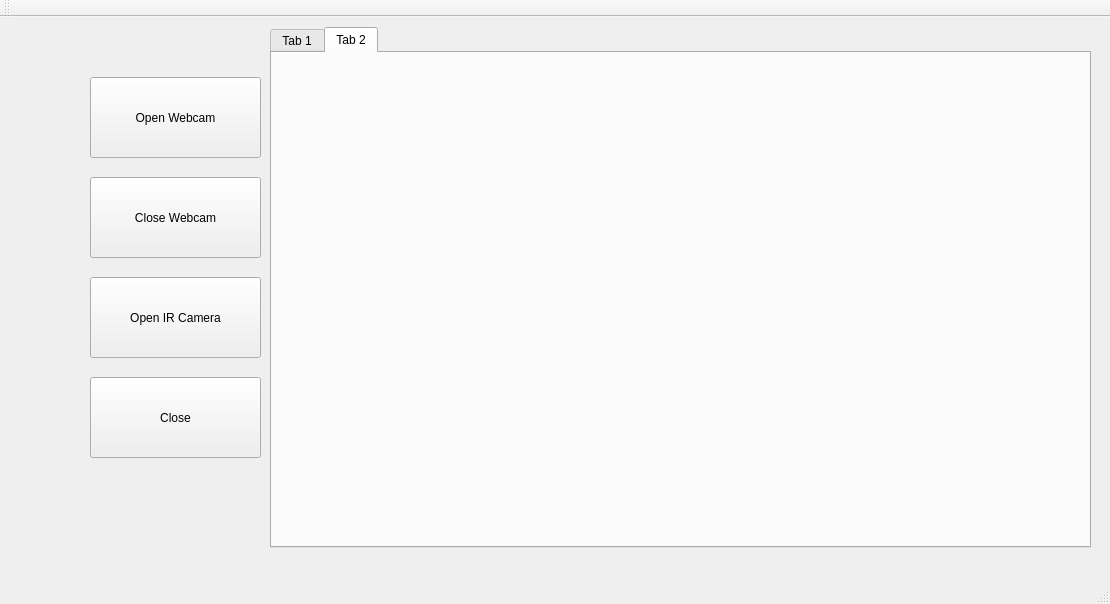
<?xml version="1.0" encoding="UTF-8"?>
<ui version="4.0">
 <class>MainWindow</class>
 <widget class="QMainWindow" name="MainWindow">
  <property name="geometry">
   <rect>
    <x>0</x>
    <y>0</y>
    <width>1110</width>
    <height>604</height>
   </rect>
  </property>
  <property name="windowTitle">
   <string>MainWindow</string>
  </property>
  <widget class="QWidget" name="centralWidget">
   <widget class="QPushButton" name="pushButton_open_webcam">
    <property name="geometry">
     <rect>
      <x>90</x>
      <y>60</y>
      <width>171</width>
      <height>81</height>
     </rect>
    </property>
    <property name="text">
     <string>Open Webcam</string>
    </property>
   </widget>
   <widget class="QPushButton" name="pushButton_close_webcam">
    <property name="geometry">
     <rect>
      <x>90</x>
      <y>160</y>
      <width>171</width>
      <height>81</height>
     </rect>
    </property>
    <property name="text">
     <string>Close Webcam</string>
    </property>
   </widget>
   <widget class="QPushButton" name="IR">
    <property name="geometry">
     <rect>
      <x>90</x>
      <y>260</y>
      <width>171</width>
      <height>81</height>
     </rect>
    </property>
    <property name="text">
     <string>Open IR Camera</string>
    </property>
   </widget>
   <widget class="QPushButton" name="IR_2">
    <property name="geometry">
     <rect>
      <x>90</x>
      <y>360</y>
      <width>171</width>
      <height>81</height>
     </rect>
    </property>
    <property name="text">
     <string>Close</string>
    </property>
   </widget>
   <widget class="QTabWidget" name="tabWidget">
    <property name="geometry">
     <rect>
      <x>270</x>
      <y>10</y>
      <width>821</width>
      <height>521</height>
     </rect>
    </property>
    <property name="currentIndex">
     <number>1</number>
    </property>
    <widget class="QWidget" name="tab">
     <attribute name="title">
      <string>Tab 1</string>
     </attribute>
     <widget class="QLabel" name="label">
      <property name="geometry">
       <rect>
        <x>40</x>
        <y>30</y>
        <width>731</width>
        <height>431</height>
       </rect>
      </property>
      <property name="text">
       <string/>
      </property>
     </widget>
    </widget>
    <widget class="QWidget" name="tab_2">
     <attribute name="title">
      <string>Tab 2</string>
     </attribute>
     <widget class="QCustomPlot" name="customplot" native="true">
      <property name="geometry">
       <rect>
        <x>20</x>
        <y>20</y>
        <width>771</width>
        <height>451</height>
       </rect>
      </property>
     </widget>
    </widget>
   </widget>
  </widget>
  <widget class="QMenuBar" name="menuBar">
   <property name="geometry">
    <rect>
     <x>0</x>
     <y>0</y>
     <width>1110</width>
     <height>22</height>
    </rect>
   </property>
  </widget>
  <widget class="QToolBar" name="mainToolBar">
   <attribute name="toolBarArea">
    <enum>TopToolBarArea</enum>
   </attribute>
   <attribute name="toolBarBreak">
    <bool>false</bool>
   </attribute>
  </widget>
  <widget class="QStatusBar" name="statusBar"/>
 </widget>
 <layoutdefault spacing="6" margin="11"/>
 <customwidgets>
  <customwidget>
   <class>QCustomPlot</class>
   <extends>QWidget</extends>
   <header>qcustomplot.h</header>
   <container>1</container>
  </customwidget>
 </customwidgets>
 <resources/>
 <connections>
  <connection>
   <sender>IR_2</sender>
   <signal>clicked()</signal>
   <receiver>MainWindow</receiver>
   <slot>close()</slot>
   <hints>
    <hint type="sourcelabel">
     <x>180</x>
     <y>447</y>
    </hint>
    <hint type="destinationlabel">
     <x>213</x>
     <y>522</y>
    </hint>
   </hints>
  </connection>
 </connections>
</ui>
